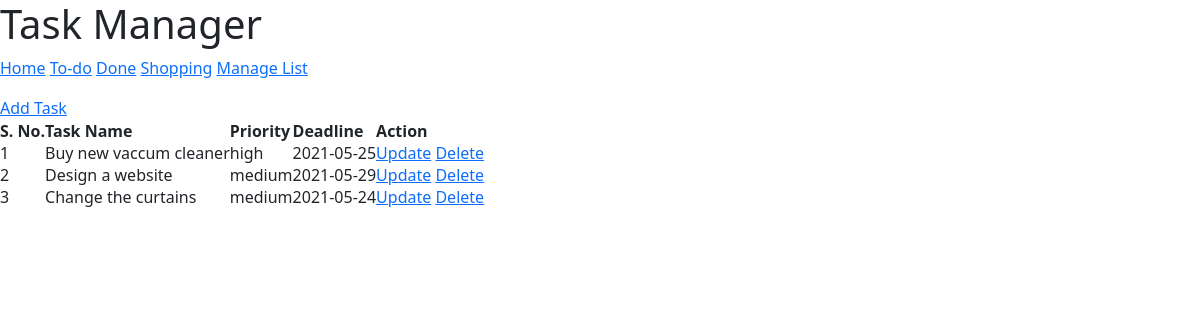
The page / on the database its author committed.
### tables this page shows
CREATE TABLE `tbl_lists` (
  `list_id` int(10) UNSIGNED NOT NULL,
  `list_name` varchar(50) NOT NULL,
  `list_desc` varchar(150) DEFAULT NULL
);

CREATE TABLE `tbl_tasks` (
  `task_id` int(10) UNSIGNED NOT NULL,
  `task_name` varchar(150) NOT NULL,
  `task_desc` text NOT NULL,
  `list_id` int(11) NOT NULL,
  `priority` varchar(10) NOT NULL,
  `deadline` date NOT NULL
);

### index.php (the view, shortened to what this page needs)
<html>
    <head>
        <link rel="stylesheet" href="<?php echo SITEURL;?>css/style.css">
        <link href="https://cdn.jsdelivr.net/npm/bootstrap@5.0.1/dist/css/bootstrap.min.css" rel="stylesheet">
    </head>
    <body>
        <h1>Task Manager</h1>
        <div class="menu">
            <a href="<?php echo SITEURL; ?>index.php">Home</a>
            <?php
                $conn2 = mysqli_connect(LOCALHOST, DB_USERNAME, DB_PASSWORD) or die(mysqli_error());
                $sql2="SELECT * FROM tbl_lists";
                $res2 = mysqli_query($conn2, $sql2);
                if($res2 == true){
                    while($row2=mysqli_fetch_assoc($res2)){
                        $list_id = $row2['list_id'];
                        $list_name = $row2['list_name'];
                        ?>
                        <a href="<?php echo SITEURL; ?>list-task.php?list_id=<?php echo $list_id; ?>"><?php echo $list_name; ?></a>
                        <?php
                    }
                }
            ?>
            <a href="<?php echo SITEURL; ?>manage-list.php">Manage List</a>
        </div>
        <div class="all-task">
            <a href="<?php SITEURL: ?>add-task.php">Add Task</a>
            <table>
                <tr>
                    <th>S. No.</th>
                    <th>Task Name</th>
                    <th>Priority</th>
                    <th>Deadline</th>
                    <th>Action</th>
                </tr>
                <?php
                    $conn=mysqli_connect(LOCALHOST, DB_USERNAME,DB_PASSWORD) or die(mysqli_error());
                    $sql="SELECT * FROM tbl_tasks";
                    $res=mysqli_query($conn,$sql);
                    if($res==true){
                        $count_rows = mysqli_num_rows($res);
                        $sn = 1;
                        if($count_rows>0){
                            while($row=mysqli_fetch_assoc($res)){
                                $task_id=$row['task_id'];
                                $priority=$row['priority'];
                                $deadline=$row['deadline'];
                                $task_name=$row['task_name'];
                            ?>
                            <tr>
                                <td><?php echo $sn++; ?></td>
                                <td><?php echo $task_name; ?></td>
                                <td><?php echo $priority; ?></td>
                                <td><?php echo $deadline; ?></td>
                                <td>
                                    <a href="<?php echo SITEURL; ?>update-task.php?task_id=<?php echo $task_id; ?>">Update</a>
                                    <a href="<?php echo SITEURL; ?>delete-task.php?task_id=<?php echo $task_id; ?>">Delete</a>
                                </td>
                            </tr>
                            <?php
                            }
                        }
                        else{
                            ?>
                            <tr>
                                <td colspan="5">No Task Added Yet</td>
                            </tr>
                            <?php
                        }
                    }
                ?>
            </table>
        </div>
    </body>
</html>

### css/style.css (style rules this page uses)
* { margin: 0%; padding: 0%; font-family: 'Segoe UI', Tahoma, Geneva, Verdana, sans-serif; }

### rows shown on the page
tbl_lists: list_name "To-do"
tbl_lists: list_name "Done"
tbl_lists: list_name "Shopping"
tbl_tasks: task_name "Buy new vaccum cleaner", priority "high", deadline "2021-05-25"
tbl_tasks: task_name "Design a website", priority "medium", deadline "2021-05-29"
tbl_tasks: task_name "Change the curtains", priority "medium", deadline "2021-05-24"
